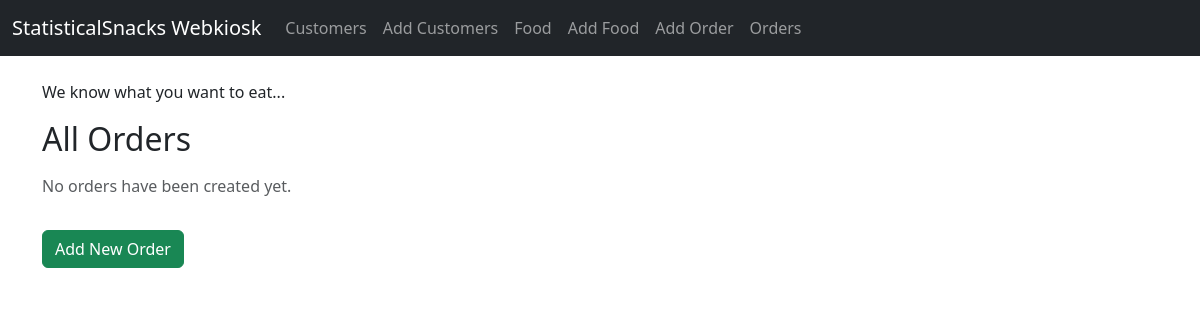
The app's page /webkiosk/orders/, older data.
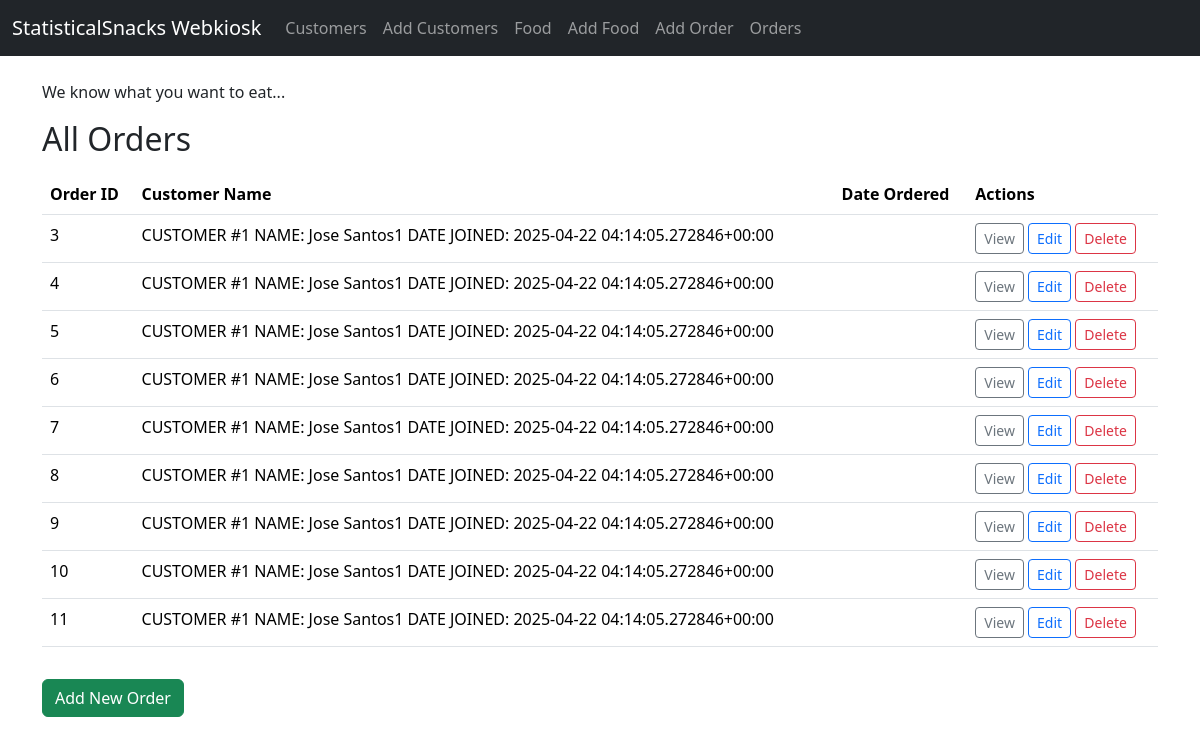
The same page, newer data.
### webkiosk/models.py (models this page shows)
class Order(models.Model):
    choices = [('Cash','Cash'),('Card','Card'),('Digital Wallet','Digital Wallet')]
    orderdatetime = models.DateTimeField(auto_now_add=True)
    paymentmode = models.CharField(choices=choices)
    customer = models.ForeignKey(Customer, on_delete=models.CASCADE)

class Customer(models.Model):
    firstname = models.CharField(max_length=20)
    lastname = models.CharField(max_length=20)
    date_joined = models.DateTimeField(auto_now_add=True)
    def __str__(self):
        return f' CUSTOMER #{self.id} NAME: {self.firstname} {self.lastname} DATE JOINED: {self.date_joined}'

### webkiosk/views.py (the view)
# urls.py: path('orders/', views.listorders, name='order-list'),
def listorders(request):
    orders = Order.objects.all()
    context = {'orders': orders}
    return render(request, 'webkiosk/order_list.html', context)

### webkiosk/templates/webkiosk/order_list.html
{% extends 'webkiosk/base_template.html' %}
{% block content %}
<h2 class="mb-3">All Orders</h2>
{% if orders %}
<table class="table table-hover">
  <thead>
    <tr>
      <th>Order ID</th>
      <th>Customer Name</th>
      <th>Date Ordered</th>
      <th>Actions</th>
    </tr>
  </thead>
  <tbody>
    {% for order in orders %}
    <tr>
      <td>{{ order.id }}</td>
      <td>{{ order.customer }}</td>
      <td>{{ order.date_ordered }}</td>
      <td>
        <a href="{% url 'webkiosk:order-detail' order.id %}" class="btn btn-sm btn-outline-secondary">View</a>
        <a href="{% url 'webkiosk:order-update' order.id %}" class="btn btn-sm btn-outline-primary">Edit</a>
        <a href="{% url 'webkiosk:order-delete' order.id %}" class="btn btn-sm btn-outline-danger">Delete</a>
      </td>
    </tr>
    {% endfor %}
  </tbody>
</table>
{% else %}
  <p class="text-muted">No orders have been created yet.</p>
{% endif %}
<a href="{% url 'webkiosk:order-add' %}" class="btn btn-success mt-3">Add New Order</a>
{% endblock %}

### webkiosk/templates/webkiosk/base_template.html (shortened to what this page needs)
{% load django_bootstrap5 %}
<!doctype html>
<html>
    <head>
        {% bootstrap_css %}
    </head>
    <body>
        <nav class="navbar navbar-expand-lg navbar-dark bg-dark">
            <div class="container-fluid">
                <a class="navbar-brand" href="#">StatisticalSnacks Webkiosk</a>
                <div class="collapse navbar-collapse" id="navbarNav">
                    <ul class="navbar-nav">
                      <li class="nav-item">
                        <a class="nav-link" href="{% url 'webkiosk:customer-list' %}">Customers</a>
                      </li>
                      <li class="nav-item">
                        <a class="nav-link" href="{% url 'webkiosk:customer-add' %}">Add Customers</a>
                      </li>
                      <li class="nav-item">
                        <a class="nav-link" href="{% url 'webkiosk:food-list' %}">Food</a>
                      </li>
                      <li class="nav-item">
                        <a class="nav-link" href="{% url 'webkiosk:food-add' %}">Add Food</a>
                      </li>
                      <li class="nav-item">
                        <a class="nav-link" href="{% url 'webkiosk:order-add' %}">Add Order</a>
                      </li>
                      <li class="nav-item">
                        <a class="nav-link" href="{% url 'webkiosk:order-list' %}">Orders</a>
                      </li>
                    </ul>
                </div>
            </div>
        </nav>
        <div class="container mt-4">
            <header>
                <p>We know what you want to eat...</p>
            </header>
            {% block content %}
            {% endblock %}
        </div>
    </body>
</html>

Row changes from the older to the newer data that the page shows:
added Order: id "3", customer "CUSTOMER #1 NAME: Jose Santos1 DATE JOINED: 2025-04-22 04:14:05.272846+00:00"
added Order: id "4", customer "CUSTOMER #1 NAME: Jose Santos1 DATE JOINED: 2025-04-22 04:14:05.272846+00:00"
added Order: id "5", customer "CUSTOMER #1 NAME: Jose Santos1 DATE JOINED: 2025-04-22 04:14:05.272846+00:00"
added Order: id "6", customer "CUSTOMER #1 NAME: Jose Santos1 DATE JOINED: 2025-04-22 04:14:05.272846+00:00"
added Order: id "7", customer "CUSTOMER #1 NAME: Jose Santos1 DATE JOINED: 2025-04-22 04:14:05.272846+00:00"
added Order: id "8", customer "CUSTOMER #1 NAME: Jose Santos1 DATE JOINED: 2025-04-22 04:14:05.272846+00:00"
added Order: id "9", customer "CUSTOMER #1 NAME: Jose Santos1 DATE JOINED: 2025-04-22 04:14:05.272846+00:00"
added Order: id "10", customer "CUSTOMER #1 NAME: Jose Santos1 DATE JOINED: 2025-04-22 04:14:05.272846+00:00"
added Order: id "11", customer "CUSTOMER #1 NAME: Jose Santos1 DATE JOINED: 2025-04-22 04:14:05.272846+00:00"
Text that changed along with them:
text no longer shown: "No orders have been created yet."
text now shown: "Order ID Customer Name Date Ordered Actions"
